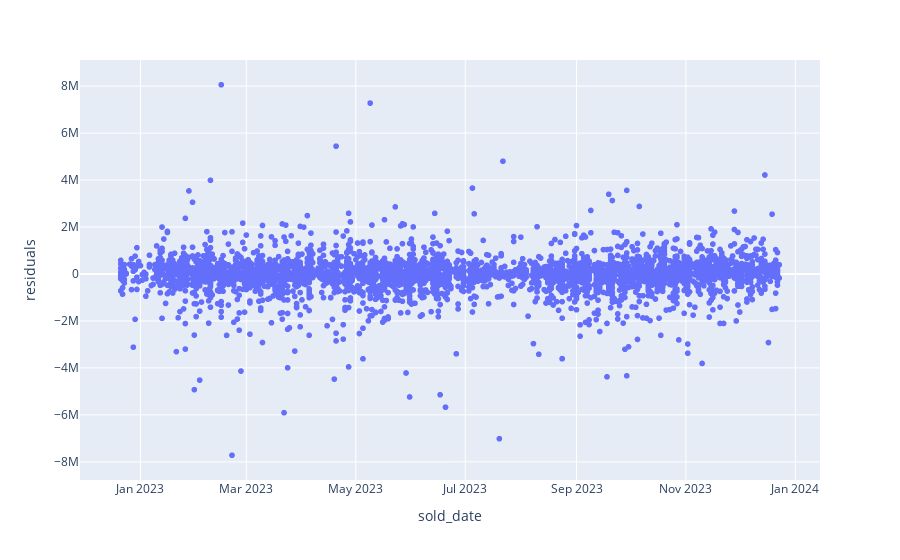

Notebook source saved alongside this figure:
### Code cell
apartments = listings.query("residence_type=='Lägenhet'")
predicted = X_test.merge(apartments[["sold_date"]], left_index=True, right_index=True)
predicted["residuals"] = residuals
px.scatter(data_frame=predicted, x='sold_date', y='residuals')

### Figure 1 — Plotly figure (JSON) as saved in the notebook; plotly's stock layout.template omitted (floating-point values rounded to 4 significant figures; data arrays with more than 128 entries replaced by an {"elided": "..."} marker saying what was removed)
{"data": [{"hovertemplate": "sold_date=%{x}<br>residuals=%{y}<extra></extra>", "legendgroup": "", "marker": {"color": "#636efa", "symbol": "circle"}, "mode": "markers", "name": "", "showlegend": false, "type": "scattergl", "x": {"elided": "3990 str values"}, "xaxis": "x", "y": {"elided": "3990 float values"}, "yaxis": "y"}], "layout": {"legend": {"tracegroupgap": 0}, "margin": {"t": 60}, "xaxis": {"anchor": "y", "domain": [0, 1], "title": {"text": "sold_date"}}, "yaxis": {"anchor": "x", "domain": [0, 1], "title": {"text": "residuals"}}}}
